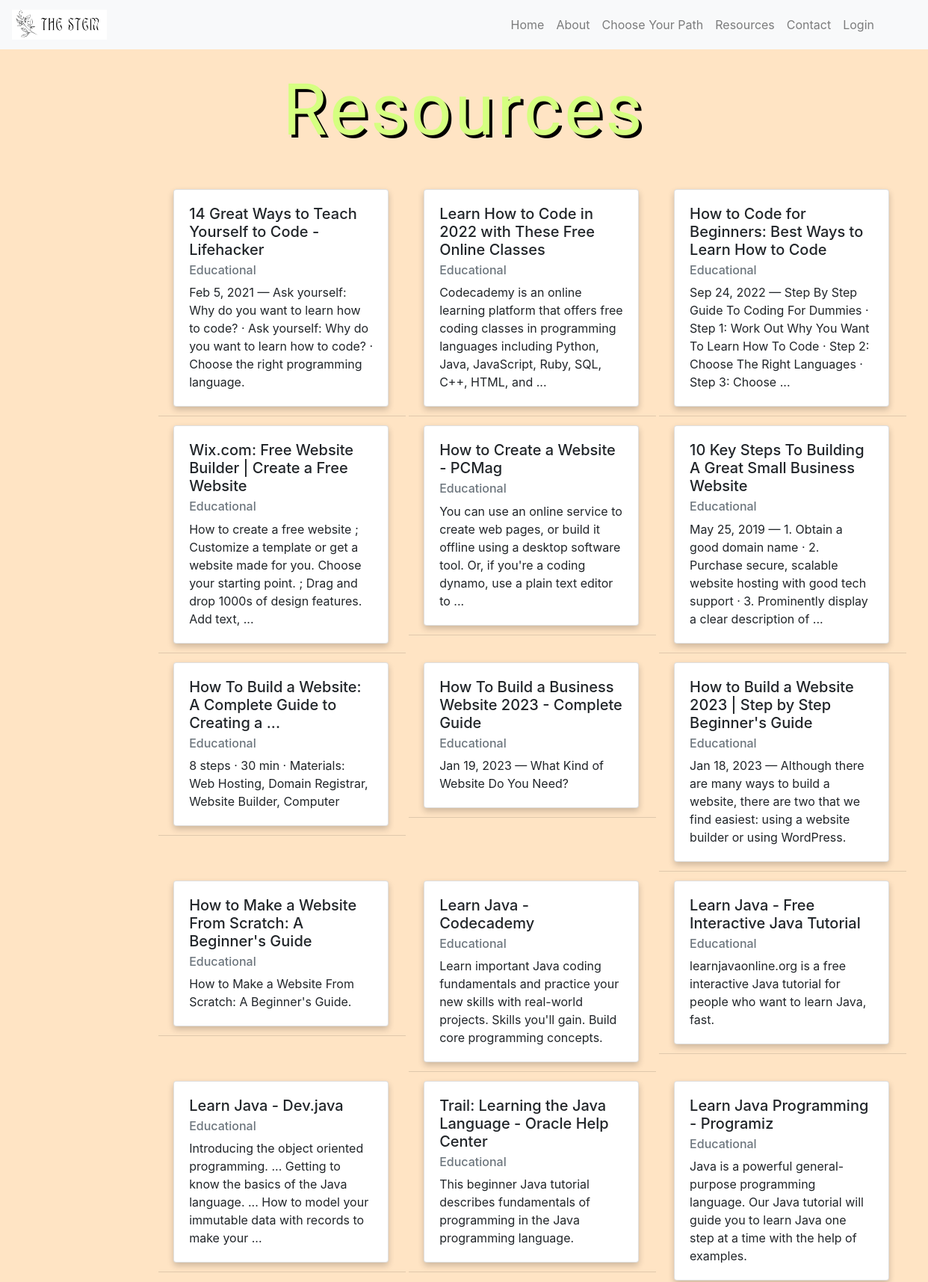
Page /resources (upper part) on the committed database.
### website/models.py (models this page shows)
class Resource(db.Model):
    id = db.Column(db.Integer, primary_key=True)
    res_name = db.Column(db.String(256))
    res_link = db.Column(db.String(1024))
    res_summary = db.Column(db.String(1024))
    res_type = db.Column(db.String(64))

### website/views.py (the view)
@views.route('/resources')
def resources():
    resources = Resource.query.all()
    return render_template("resources.html", user=current_user, resources=resources)

### website/templates/resources.html (shortened to what this page needs)
{% extends "base.html" %}
{% block content %}
<br>
<h1 class="title">Resources</h1>
<div id="resources-container">
    <div id="list-of-resources">
        <ul class="list-group list-group-flush">
        {% for resource in resources %}
            <li class="list-group-item">
                <div class="card" style="width: 18rem;">
                    <div class="card-body">
                    <h5 class="card-title">{{ resource.res_name }}</h5>
                    <h6 class="card-subtitle mb-2 text-muted">{{ resource.res_type }}</h6>
                    <p class="card-text">{{ resource.res_summary }}</p>
                    </div>
                </div>
            </li>
        {% endfor %}
        </ul>
    </div>
</div>
{% endblock %}

### website/templates/base.html (shortened to what this page needs)
<!DOCTYPE html>
<html lang="en">
<head>
    <link
        rel="stylesheet"
        href="https://stackpath.bootstrapcdn.com/bootstrap/4.4.1/css/bootstrap.min.css"
    />
    <link
        rel="stylesheet"
        href="https://stackpath.bootstrapcdn.com/font-awesome/4.7.0/css/font-awesome.min.css"
    />
    <link rel="stylesheet" href="{{ url_for('static', filename='style.css') }}">
</head>
<body>
    <nav class="navbar navbar-expand-lg navbar-light bg-light">
        <a class="navbar-brand" href="#">
            <img src="{{ url_for('static', filename='logo.png')}}" height="40" alt="The STEM logo">
        </a>
        <div class="collapse navbar-collapse" id="navbarNavAltMarkup">
          <div class="navbar-nav ml-auto pr-5">
            {% if user.is_authenticated %}
            <a class="nav-item nav-link" href="/">Home</a>
            <a class="nav-item nav-link" href="/about">About</a>
            <a class="nav-item nav-link" href="/your-path">Choose Your Path</a>
            <a class="nav-item nav-link" href="/resources">Resources</a>
            <a class="nav-item nav-link" href="/contact">Contact</a>
            <a class="nav-item nav-link" href="#">Profile</a>
            {% else %}
            <a class="nav-item nav-link" href="/">Home</a>
            <a class="nav-item nav-link" href="/about">About</a>
            <a class="nav-item nav-link" href="/your-path">Choose Your Path</a>
            <a class="nav-item nav-link" href="/resources">Resources</a>
            <a class="nav-item nav-link" href="/contact">Contact</a>
            <a class="nav-item nav-link" href="/login">Login</a>
            {% endif %}
          </div>
        </div>
      </nav>
    {% block content %}{% endblock %}
</body>
</html>

### website/static/style.css (style rules this page uses)
body { background-color:bisque ; background-image: url("https://img.thrfun.com/img/141/314/seedling_x2.jpg"); -webkit-background-size: cover; -moz-background-size: cover; -o-background-size: cover; background-size: cover; overflow-x: hidden; }
.title { text-align: center; color: #d5ff80; font-size: 600%; opacity:1; letter-spacing: 4px; text-shadow: 4px 4px black; font-family: 'Dancing Script', cursive; font-family: 'Life Savers', cursive; }
a { color: black; }
* { box-sizing: border-box; }
img { vertical-align: middle; }
html { box-sizing: border-box; }
*, *:before, *:after { box-sizing: inherit; }
.card { box-shadow: 0 4px 8px 0 rgba(0, 0, 0, 0.2); }
#resources-container { display: inline; width: 80%; }
#list-of-resources ul { margin: 5.5rem; margin-top: 1.75rem; padding: 0; background-color: transparent; display: inline-block; position: relative; left: 10%; }
#list-of-resources ul li { display:inline-block; vertical-align:top; width:31%; background-color: transparent; }

### rows in the picture
Resource: res_name "14 Great Ways to Teach Yourself to Code - Lifehacker", res_type "Educational", res_summary "Feb 5, 2021 — Ask yourself: Why do you want to learn how to code? · Ask yourself: Why do you want to learn how to code? · Choose the right programming language."
Resource: res_name "Learn How to Code in 2022 with These Free Online Classes", res_type "Educational", res_summary "Codecademy is an online learning platform that offers free coding classes in programming languages including Python, Java, JavaScript, Ruby, SQL, C++, HTML, and ..."
Resource: res_name "How to Code for Beginners: Best Ways to Learn How to Code", res_type "Educational", res_summary "Sep 24, 2022 — Step By Step Guide To Coding For Dummies · Step 1: Work Out Why You Want To Learn How To Code · Step 2: Choose The Right Languages · Step 3: Choose ..."
Resource: res_name "Wix.com: Free Website Builder | Create a Free Website", res_type "Educational", res_summary "How to create a free website ; Customize a template or get a website made for you. Choose your starting point. ; Drag and drop 1000s of design features. Add text, ..."
Resource: res_name "How to Create a Website - PCMag", res_type "Educational", res_summary "You can use an online service to create web pages, or build it offline using a desktop software tool. Or, if you're a coding dynamo, use a plain text editor to ..."
Resource: res_name "10 Key Steps To Building A Great Small Business Website", res_type "Educational", res_summary "May 25, 2019 — 1. Obtain a good domain name · 2. Purchase secure, scalable website hosting with good tech support · 3. Prominently display a clear description of ..."
Resource: res_name "How To Build a Website: A Complete Guide to Creating a ...", res_type "Educational", res_summary "8 steps · 30 min · Materials: Web Hosting, Domain Registrar, Website Builder, Computer"
Resource: res_name "How To Build a Business Website 2023 - Complete Guide", res_type "Educational", res_summary "Jan 19, 2023 — What Kind of Website Do You Need?"
Resource: res_name "How to Build a Website 2023 | Step by Step Beginner's Guide", res_type "Educational", res_summary "Jan 18, 2023 — Although there are many ways to build a website, there are two that we find easiest: using a website builder or using WordPress."
Resource: res_name "How to Make a Website From Scratch: A Beginner's Guide", res_type "Educational", res_summary "How to Make a Website From Scratch: A Beginner's Guide."
Resource: res_name "Learn Java - Codecademy", res_type "Educational", res_summary "Learn important Java coding fundamentals and practice your new skills with real-world projects. Skills you'll gain. Build core programming concepts."
Resource: res_name "Learn Java - Free Interactive Java Tutorial", res_type "Educational", res_summary "learnjavaonline.org is a free interactive Java tutorial for people who want to learn Java, fast."
Resource: res_name "Learn Java - Dev.java", res_type "Educational", res_summary "Introducing the object oriented programming. ... Getting to know the basics of the Java language. ... How to model your immutable data with records to make your ..."
Resource: res_name "Trail: Learning the Java Language - Oracle Help Center", res_type "Educational", res_summary "This beginner Java tutorial describes fundamentals of programming in the Java programming language."
Resource: res_name "Learn Java Programming - Programiz", res_type "Educational", res_summary "Java is a powerful general-purpose programming language. Our Java tutorial will guide you to learn Java one step at a time with the help of examples."
